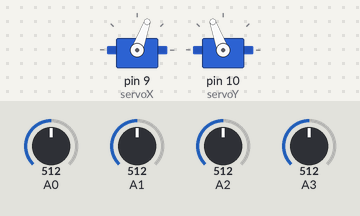
The sketch below on a simulated Arduino Uno, built with avr-gcc and run on an emulated ATmega328P. Parts: 2 × servo. The test bench sets the inputs (shaded band); at power-on: A0 = 512, A2 = 512, A1 = 512, A3 = 512. What the sketch prints to the serial monitor is not drawn.

Above: at 11.2 s.
11.3 s: A0 set to 533
At 11.99 s:
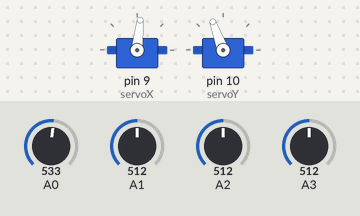
At 12.74 s:
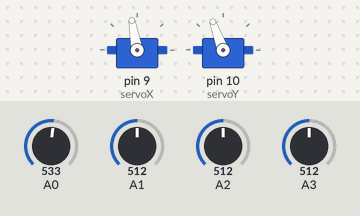
14.3 s: A2 set to 502
At 14.48 s:
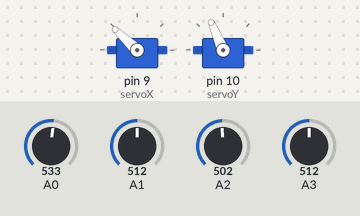
17.3 s: A1 set to 527
20.3 s: A1 set to 549
At 20.47 s:
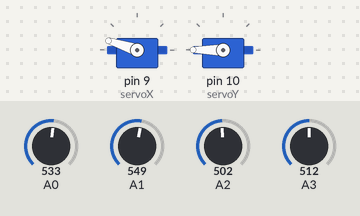
23.3 s: A3 set to 30
26.3 s: A0 set to 716
Timing chart, 0 to 30.3 s (numbered marks = the images above; inputs shaded):
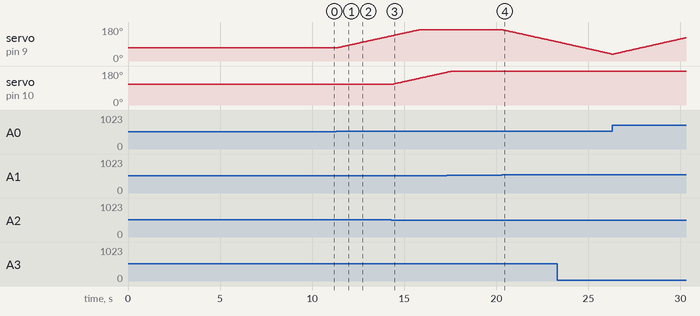

Measured:
- the behaviour switches between 514 and 515 on A0 (found by bisection; images 0 and 1)
- the behaviour switches between 510 and 509 on A2 (found by bisection; images 2 and 3)
- the behaviour switches between 535 and 536 on A1 (found by bisection; images 3 and 4)
- after the input at 11.3 s, servo on pin 9 (servoX): moves from 70° to 133° over 2.9 s, starting after 0.08 s
- after the input at 14.3 s, servo on pin 10 (servoY): moves from 110° to 173° over 2.9 s, starting after 0.08 s
- after the input at 20.3 s, servo on pin 9 (servoX): moves from 165° to 102° over 2.9 s, starting after 0.07 s

The sketch:

olhao.ino
```cpp
#include <Servo.h>

Servo servoX;
Servo servoY;

int ajustex;
int ajustey;
int esq;
int dir;
int cima;
int baixo;
int valx = 70;
int valy = 110;
int diff1;
int diff2;
const int threshold1 = 2;
const int threshold2 = 2;
const int quantLeituras = 100;

float ajustexx() {
  int leituras[quantLeituras];
  int total = 0;
  for(int i=0; i < quantLeituras; i++){
    leituras[i] = analogRead(A0) - analogRead(A1);
    total = total + leituras[i];
    delay(50);
  }
  int media = total / quantLeituras;
  return media;
}

float ajusteyy() {
  int leituras[quantLeituras];
  int total = 0;
  for(int i=0; i < quantLeituras; i++){
    leituras[i] = analogRead(A2) - analogRead(A3);
    total = total + leituras[i];
    delay(50);
  }
  int media = total / quantLeituras;
  return media;
}

void setup() {
  Serial.begin(9600);

  pinMode(A0, INPUT);
  pinMode(A1, INPUT);
  pinMode(A2, INPUT);
  pinMode(A3, INPUT);

  esq = analogRead(A0);
  dir = analogRead(A1);
  cima = analogRead(A2);
  baixo = analogRead(A3);

  servoX.attach(9, 15, 165);
  servoY.attach(10, 30, 150);
  servoX.write(valx);
  servoY.write(valy);

  ajustex = ajustexx();
  ajustey = ajusteyy();
}

void loop() {
  esq = analogRead(A0);
  dir = analogRead(A1);
  cima = analogRead(A2);
  baixo = analogRead(A3);

  Serial.print("esq:");
  Serial.println(esq);
  Serial.print("dir:");
  Serial.println(dir);
  Serial.print("cima:");
  Serial.println(cima);
  Serial.print("baixo:");
  Serial.println(baixo);
  Serial.println(ajustex);
  Serial.println(ajustey);

  //delay(1000);

  diff1 = abs(esq-dir + ajustex);
  diff2 = abs(cima-baixo + ajustey);

  if (((esq - dir > ajustex) && (diff1 > threshold1)) || ((cima - baixo > ajustey) && (diff2 > threshold2))){
    if ((esq - dir > ajustex) && (diff1 > threshold1)){
      if (valx < 165){
         valx++;
         servoX.write(valx);
       }
    }
    if ((cima - baixo > ajustey) && (diff2 > threshold2)){
      if (valy < 150){
         valy--;
         servoY.write(valy);
         }
      }
    }

  if (((esq - dir < ajustex) && (diff1 > threshold1)) || ((cima - baixo < ajustey) && (diff2 > threshold2))){
    if ((esq - dir < ajustex) && (diff1 > threshold1)){
       if (valx > 15){
         valx--;
         servoX.write(valx);
         }
      }
     if ((cima - baixo < ajustey) && (diff2 > threshold2)){
      if (valy > 30){
         valy++;
         servoY.write(valy);
         }
      }
    }
  delay(10);
}
```
